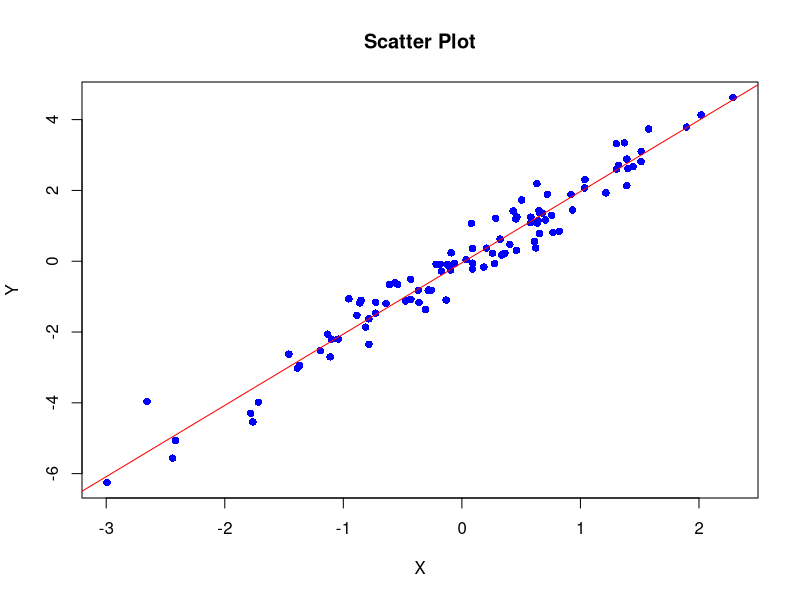

Write the R code that produced this figure.
#!/usr/bin/env Rscript

# Загрузка библиотеки для генерации случайных чисел, если потребуется
# В данном случае используем встроенные функции

# Генерация случайных данных
set.seed(42)  # Для воспроизводимости
n <- 100
x <- rnorm(n)
y <- 2 * x + rnorm(n, sd = 0.5)  # y линейно зависит от x с шумом

# Создание случайного имени файла
random_name <- paste0("scatter_plot_", sample(1000:9999, 1), ".png")

# Сохранение диаграммы рассеяния в файл
png(random_name, width = 800, height = 600)
plot(x, y, main = "Scatter Plot", xlab = "X", ylab = "Y", pch = 16, col = "blue")
abline(lm(y ~ x), col = "red")  # Добавление линии регрессии
dev.off()

cat("Scatter plot saved to:", random_name, "\n")
